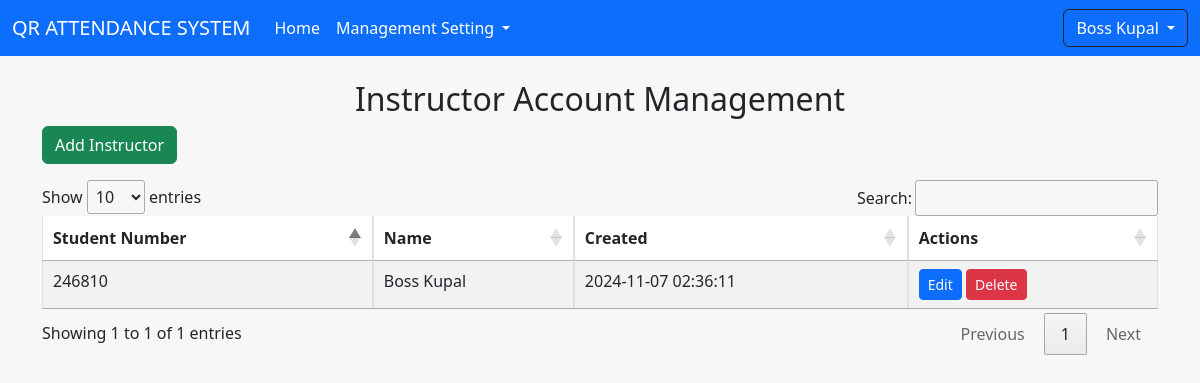
Screenshot of /admin/instructor_account.php (signed in) with the database file from the repository.
### tables this page shows
CREATE TABLE `user` (
  `id` int(11) NOT NULL,
  `std_no` int(11) DEFAULT NULL,
  `name` text DEFAULT NULL,
  `password` text DEFAULT NULL,
  `status` int(11) DEFAULT 1 COMMENT 'active=1;inactive=0',
  `user_type` int(11) NOT NULL COMMENT 'student-1;teacher-2',
  `created` timestamp NOT NULL DEFAULT current_timestamp()
);

### admin/instructor_account.php (the view, shortened to what this page needs)
<!DOCTYPE html>
<html lang="en">
<head>
</head>
<body>
<?php include 'navbar.php'; ?>
<div class="container my-4">
    <h2 class="text-center">Instructor Account Management</h2>
    <button class="btn btn-success mb-3" data-bs-toggle="modal" data-bs-target="#createModal">Add Instructor</button>
    <table id="instructorTable" class="table table-bordered table-striped">
        <thead>
            <tr>
                <th>Student Number</th>
                <th>Name</th>
                <th>Created</th>
                <th>Actions</th>
            </tr>
        </thead>
        <tbody>
            <?php
            $stmt = $conn->prepare("SELECT * FROM user WHERE user_type = 2");
            $stmt->execute();
            $result = $stmt->get_result();
            while ($row = $result->fetch_assoc()) {
                echo "<tr data-id='{$row['id']}'>
                    <td>{$row['std_no']}</td>
                    <td>{$row['name']}</td>
                    <td>{$row['created']}</td>
                    <td>
                        <button class='btn btn-primary btn-sm editBtn'>Edit</button>
                        <button class='btn btn-danger btn-sm deleteBtn'>Delete</button>
                    </td>
                </tr>";
            }
            ?>
        </tbody>
    </table>
</div>
</body>
</html>

### admin/navbar.php (style rules this page uses)
body { background-color: #f7f7f7; }

### rows the page displays
user: std_no "246810", name "Boss Kupal", created "2024-11-07 02:36:11"

### other values shown
$_SESSION[full_name] "Boss Kupal"
